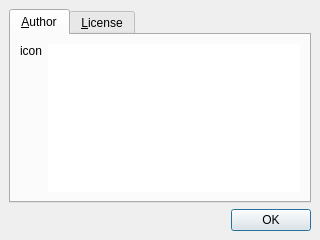
<?xml version="1.0" encoding="UTF-8"?>
<ui version="4.0">
 <class>About</class>
 <widget class="QDialog" name="About">
  <property name="windowModality">
   <enum>Qt::ApplicationModal</enum>
  </property>
  <property name="geometry">
   <rect>
    <x>0</x>
    <y>0</y>
    <width>320</width>
    <height>240</height>
   </rect>
  </property>
  <property name="windowTitle">
   <string>About ColorCode</string>
  </property>
  <layout class="QVBoxLayout">
   <property name="spacing">
    <number>6</number>
   </property>
   <property name="margin">
    <number>9</number>
   </property>
   <item>
    <widget class="QTabWidget" name="tabWidget">
     <property name="tabShape">
      <enum>QTabWidget::Rounded</enum>
     </property>
     <property name="currentIndex">
      <number>0</number>
     </property>
     <widget class="QWidget" name="mAuthorTab">
      <attribute name="title">
       <string>&amp;Author</string>
      </attribute>
      <layout class="QHBoxLayout">
       <property name="spacing">
        <number>6</number>
       </property>
       <property name="margin">
        <number>9</number>
       </property>
       <item>
        <layout class="QVBoxLayout">
         <property name="spacing">
          <number>6</number>
         </property>
         <property name="margin">
          <number>0</number>
         </property>
         <item>
          <widget class="QLabel" name="mAuthorIcon">
           <property name="text">
            <string>icon</string>
           </property>
          </widget>
         </item>
         <item>
          <spacer>
           <property name="orientation">
            <enum>Qt::Vertical</enum>
           </property>
           <property name="sizeHint" stdset="0">
            <size>
             <width>20</width>
             <height>111</height>
            </size>
           </property>
          </spacer>
         </item>
        </layout>
       </item>
       <item>
        <widget class="QTextBrowser" name="mAuthorText">
         <property name="frameShape">
          <enum>QFrame::NoFrame</enum>
         </property>
         <property name="frameShadow">
          <enum>QFrame::Plain</enum>
         </property>
         <property name="openExternalLinks">
          <bool>true</bool>
         </property>
        </widget>
       </item>
      </layout>
     </widget>
     <widget class="QWidget" name="mLicenseTab">
      <attribute name="title">
       <string>&amp;License</string>
      </attribute>
      <layout class="QHBoxLayout">
       <property name="spacing">
        <number>6</number>
       </property>
       <property name="margin">
        <number>9</number>
       </property>
       <item>
        <layout class="QVBoxLayout">
         <property name="spacing">
          <number>6</number>
         </property>
         <property name="margin">
          <number>0</number>
         </property>
         <item>
          <widget class="QLabel" name="mLicenseIcon">
           <property name="text">
            <string>icon</string>
           </property>
          </widget>
         </item>
         <item>
          <spacer>
           <property name="orientation">
            <enum>Qt::Vertical</enum>
           </property>
           <property name="sizeHint" stdset="0">
            <size>
             <width>20</width>
             <height>111</height>
            </size>
           </property>
          </spacer>
         </item>
        </layout>
       </item>
       <item>
        <widget class="QTextBrowser" name="mLicenseText">
         <property name="frameShape">
          <enum>QFrame::NoFrame</enum>
         </property>
         <property name="frameShadow">
          <enum>QFrame::Plain</enum>
         </property>
         <property name="openExternalLinks">
          <bool>true</bool>
         </property>
        </widget>
       </item>
      </layout>
     </widget>
    </widget>
   </item>
   <item>
    <widget class="QDialogButtonBox" name="buttonBox">
     <property name="orientation">
      <enum>Qt::Horizontal</enum>
     </property>
     <property name="standardButtons">
      <set>QDialogButtonBox::Ok</set>
     </property>
    </widget>
   </item>
  </layout>
 </widget>
 <tabstops>
  <tabstop>tabWidget</tabstop>
  <tabstop>mAuthorText</tabstop>
  <tabstop>buttonBox</tabstop>
  <tabstop>mLicenseText</tabstop>
 </tabstops>
 <resources/>
 <connections>
  <connection>
   <sender>buttonBox</sender>
   <signal>accepted()</signal>
   <receiver>About</receiver>
   <slot>accept()</slot>
   <hints>
    <hint type="sourcelabel">
     <x>248</x>
     <y>254</y>
    </hint>
    <hint type="destinationlabel">
     <x>157</x>
     <y>274</y>
    </hint>
   </hints>
  </connection>
 </connections>
</ui>
